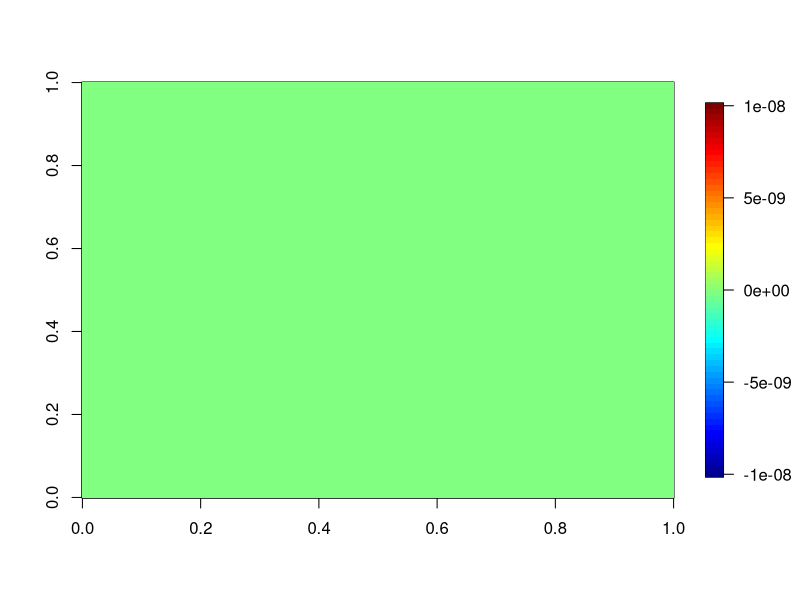

The R source for this figure: (Note: this script raises an error after producing the figure.)
library(fields)
library(ncdf4)
rm(list = ls())

# Input
gw.out <- "../../../Data/Transformed/Livestock/livestockGroundwaterFraction_30min_global.RDS"

# Setup
lats <- seq(-89.75, 89.75, by = 0.5)
lons <- seq(-179.75, 179.75, by = 0.5)

# Calculate
gw.map <- array(NA, dim = c(length(lons), length(lats)))
for (x in 1:dim(gw.map)[1]) {
  for (y in 1:dim(gw.map)[2]) {
    gw.map[x, y] <- 0
  }
}
image.plot(gw.map)

# Save
dir.create(dirname(gw.out))
saveRDS(gw.map, gw.out)
